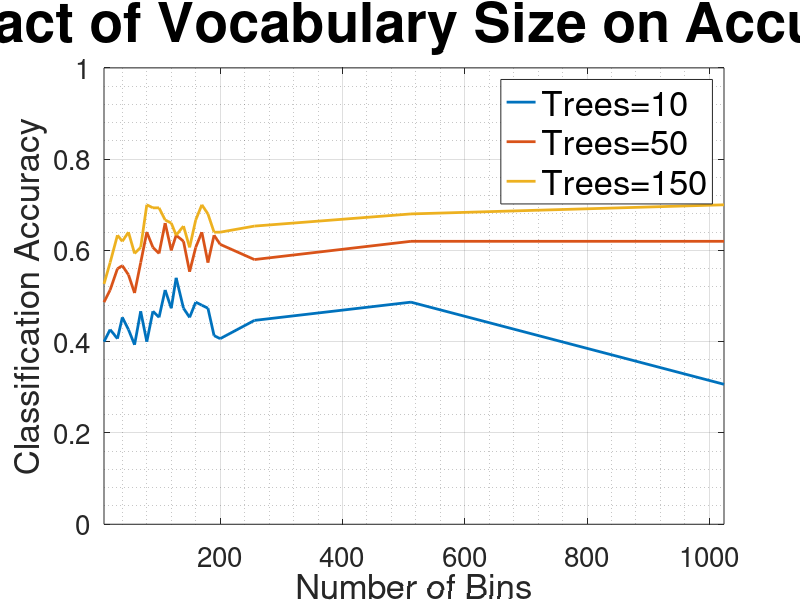

Write the MATLAB code that produced this figure. (Note: this script raises an error after producing the figure.)
load kmeans_codebook_accuracy.mat

figure(1)
plot(numBin, accuracy_rf_all, 'LineWidth', 2);
axis([10 1024 0 1]);
set(gca,'fontsize',20);
grid on; grid minor;
title('Impact of Vocabulary Size on Accuracy','FontSize',40);
xlabel('Number of Bins', 'FontSize', 25);
ylabel('Classification Accuracy', 'FontSize', 25);
legend({'Trees=10', 'Trees=50', 'Trees=150'}, 'FontSize', 25);
scale_graph;

figure(2)
plot(numBin, buildCodebookTime_all, 'LineWidth', 2);
axis([10 1024 0 200]);
set(gca,'fontsize',20);
grid on; grid minor;
title('Computational Complexity of Vocabulary Size','FontSize',40);
xlabel('Number of Bins', 'FontSize', 25);
ylabel('Time Taken to Build Kmeans Codebook (s)', 'FontSize', 25);
scale_graph;

